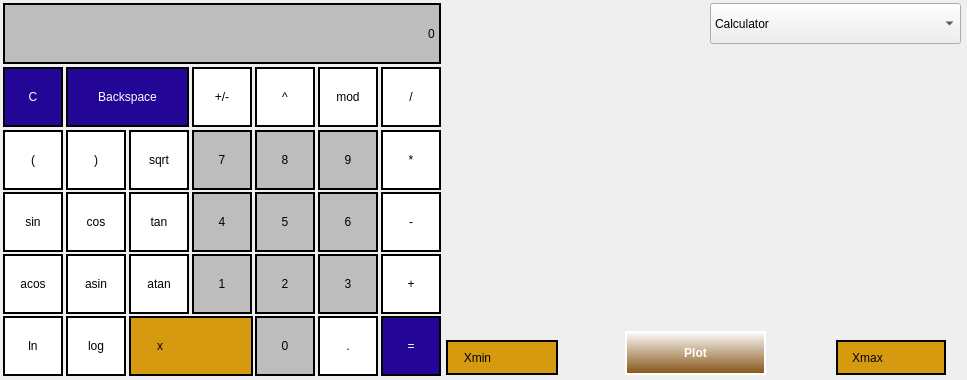
<?xml version="1.0" encoding="UTF-8"?>
<ui version="4.0">
 <class>Calculator</class>
 <widget class="QMainWindow" name="Calculator">
  <property name="geometry">
   <rect>
    <x>0</x>
    <y>0</y>
    <width>967</width>
    <height>380</height>
   </rect>
  </property>
  <property name="windowTitle">
   <string>MainWindow</string>
  </property>
  <widget class="QWidget" name="centralwidget">
   <widget class="QStackedWidget" name="stackedWidget">
    <property name="geometry">
     <rect>
      <x>0</x>
      <y>0</y>
      <width>961</width>
      <height>401</height>
     </rect>
    </property>
    <property name="currentIndex">
     <number>0</number>
    </property>
    <widget class="QWidget" name="page">
     <widget class="QLineEdit" name="lineEdit">
      <property name="geometry">
       <rect>
        <x>3</x>
        <y>3</y>
        <width>438</width>
        <height>61</height>
       </rect>
      </property>
      <property name="styleSheet">
       <string notr="true">QLineEdit {
	background-color: rgb(189, 189, 189);
	font: 18pt &quot;Serif&quot;;
	border-width: 1.5px;
    border-style: solid;
    border-color: black;
}</string>
      </property>
      <property name="text">
       <string>0</string>
      </property>
      <property name="alignment">
       <set>Qt::AlignRight|Qt::AlignTrailing|Qt::AlignVCenter</set>
      </property>
     </widget>
     <widget class="QPushButton" name="pushButton_47">
      <property name="geometry">
       <rect>
        <x>3</x>
        <y>316</y>
        <width>60</width>
        <height>60</height>
       </rect>
      </property>
      <property name="styleSheet">
       <string notr="true">QPushButton {
	
	
	background-color: rgb(255, 255, 255);
	font: 14pt &quot;Serif&quot;;
	
	color: rgb(0, 0, 0);
	border-width: 1.5px;
    border-style: solid;
    border-color: black;
}</string>
      </property>
      <property name="text">
       <string>ln</string>
      </property>
      <attribute name="buttonGroup">
       <string notr="true">functions</string>
      </attribute>
     </widget>
     <widget class="QPushButton" name="pushButton_41">
      <property name="geometry">
       <rect>
        <x>129</x>
        <y>192</y>
        <width>60</width>
        <height>60</height>
       </rect>
      </property>
      <property name="styleSheet">
       <string notr="true">QPushButton {
	
	
	background-color: rgb(255, 255, 255);
	font: 14pt &quot;Serif&quot;;
	
	color: rgb(0, 0, 0);
	border-width: 1.5px;
    border-style: solid;
    border-color: black;
}</string>
      </property>
      <property name="text">
       <string>tan</string>
      </property>
      <attribute name="buttonGroup">
       <string notr="true">functions</string>
      </attribute>
     </widget>
     <widget class="QPushButton" name="pushButton_6">
      <property name="geometry">
       <rect>
        <x>129</x>
        <y>130</y>
        <width>60</width>
        <height>60</height>
       </rect>
      </property>
      <property name="styleSheet">
       <string notr="true">QPushButton {
	
	
	background-color: rgb(255, 255, 255);
	font: 14pt &quot;Serif&quot;;
	
	color: rgb(0, 0, 0);
	border-width: 1.5px;
    border-style: solid;
    border-color: black;
}</string>
      </property>
      <property name="text">
       <string>sqrt</string>
      </property>
      <attribute name="buttonGroup">
       <string notr="true">functions</string>
      </attribute>
     </widget>
     <widget class="QPushButton" name="pushButton_43">
      <property name="geometry">
       <rect>
        <x>66</x>
        <y>254</y>
        <width>60</width>
        <height>60</height>
       </rect>
      </property>
      <property name="styleSheet">
       <string notr="true">QPushButton {
	
	
	background-color: rgb(255, 255, 255);
	font: 14pt &quot;Serif&quot;;
	
	color: rgb(0, 0, 0);
	border-width: 1.5px;
    border-style: solid;
    border-color: black;
}</string>
      </property>
      <property name="text">
       <string>asin</string>
      </property>
      <attribute name="buttonGroup">
       <string notr="true">functions</string>
      </attribute>
     </widget>
     <widget class="QPushButton" name="pushButton_AC">
      <property name="geometry">
       <rect>
        <x>66</x>
        <y>67</y>
        <width>123</width>
        <height>60</height>
       </rect>
      </property>
      <property name="styleSheet">
       <string notr="true">QPushButton {
	
	
	
	background-color: rgb(35, 6, 150);
	font: 14pt &quot;Serif&quot;;
	
	
	color: rgb(255, 255, 255);
	border-width: 1.5px;
    border-style: solid;
    border-color: black;
}</string>
      </property>
      <property name="text">
       <string>Backspace</string>
      </property>
     </widget>
     <widget class="QPushButton" name="pushButton_46">
      <property name="geometry">
       <rect>
        <x>66</x>
        <y>316</y>
        <width>60</width>
        <height>60</height>
       </rect>
      </property>
      <property name="styleSheet">
       <string notr="true">QPushButton {
	
	
	background-color: rgb(255, 255, 255);
	font: 14pt &quot;Serif&quot;;
	
	color: rgb(0, 0, 0);
	border-width: 1.5px;
    border-style: solid;
    border-color: black;
}</string>
      </property>
      <property name="text">
       <string>log</string>
      </property>
      <attribute name="buttonGroup">
       <string notr="true">functions</string>
      </attribute>
     </widget>
     <widget class="QPushButton" name="pushButton_C">
      <property name="geometry">
       <rect>
        <x>3</x>
        <y>67</y>
        <width>60</width>
        <height>60</height>
       </rect>
      </property>
      <property name="styleSheet">
       <string notr="true">QPushButton {
	
	
	
	background-color: rgb(35, 6, 150);
	font: 14pt &quot;Serif&quot;;
	
	
	color: rgb(255, 255, 255);
	border-width: 1.5px;
    border-style: solid;
    border-color: black;
}</string>
      </property>
      <property name="text">
       <string>C</string>
      </property>
     </widget>
     <widget class="QPushButton" name="pushButton_bracket_1">
      <property name="geometry">
       <rect>
        <x>3</x>
        <y>130</y>
        <width>60</width>
        <height>60</height>
       </rect>
      </property>
      <property name="styleSheet">
       <string notr="true">QPushButton {
	
	
	background-color: rgb(255, 255, 255);
	font: 14pt &quot;Serif&quot;;
	
	color: rgb(0, 0, 0);
	border-width: 1.5px;
    border-style: solid;
    border-color: black;
}</string>
      </property>
      <property name="text">
       <string>(</string>
      </property>
     </widget>
     <widget class="QPushButton" name="pushButton_5">
      <property name="geometry">
       <rect>
        <x>3</x>
        <y>192</y>
        <width>60</width>
        <height>60</height>
       </rect>
      </property>
      <property name="styleSheet">
       <string notr="true">QPushButton {
	
	
	background-color: rgb(255, 255, 255);
	font: 14pt &quot;Serif&quot;;
	
	color: rgb(0, 0, 0);
	border-width: 1.5px;
    border-style: solid;
    border-color: black;
}</string>
      </property>
      <property name="text">
       <string>sin</string>
      </property>
      <attribute name="buttonGroup">
       <string notr="true">functions</string>
      </attribute>
     </widget>
     <widget class="QPushButton" name="pushButton_39">
      <property name="geometry">
       <rect>
        <x>3</x>
        <y>254</y>
        <width>60</width>
        <height>60</height>
       </rect>
      </property>
      <property name="styleSheet">
       <string notr="true">QPushButton {
	
	
	background-color: rgb(255, 255, 255);
	font: 14pt &quot;Serif&quot;;
	
	color: rgb(0, 0, 0);
	border-width: 1.5px;
    border-style: solid;
    border-color: black;
}</string>
      </property>
      <property name="text">
       <string>acos</string>
      </property>
      <attribute name="buttonGroup">
       <string notr="true">functions</string>
      </attribute>
     </widget>
     <widget class="QPushButton" name="pushButton_40">
      <property name="geometry">
       <rect>
        <x>129</x>
        <y>254</y>
        <width>60</width>
        <height>60</height>
       </rect>
      </property>
      <property name="styleSheet">
       <string notr="true">QPushButton {
	
	
	background-color: rgb(255, 255, 255);
	font: 14pt &quot;Serif&quot;;
	
	color: rgb(0, 0, 0);
	border-width: 1.5px;
    border-style: solid;
    border-color: black;
}</string>
      </property>
      <property name="text">
       <string>atan</string>
      </property>
      <attribute name="buttonGroup">
       <string notr="true">functions</string>
      </attribute>
     </widget>
     <widget class="QPushButton" name="pushButton_42">
      <property name="geometry">
       <rect>
        <x>66</x>
        <y>192</y>
        <width>60</width>
        <height>60</height>
       </rect>
      </property>
      <property name="styleSheet">
       <string notr="true">QPushButton {
	
	
	background-color: rgb(255, 255, 255);
	font: 14pt &quot;Serif&quot;;
	
	color: rgb(0, 0, 0);
	border-width: 1.5px;
    border-style: solid;
    border-color: black;
}</string>
      </property>
      <property name="text">
       <string>cos</string>
      </property>
      <attribute name="buttonGroup">
       <string notr="true">functions</string>
      </attribute>
     </widget>
     <widget class="QPushButton" name="pushButton_bracket_2">
      <property name="geometry">
       <rect>
        <x>66</x>
        <y>130</y>
        <width>60</width>
        <height>60</height>
       </rect>
      </property>
      <property name="styleSheet">
       <string notr="true">QPushButton {
	
	
	background-color: rgb(255, 255, 255);
	font: 14pt &quot;Serif&quot;;
	
	color: rgb(0, 0, 0);
	border-width: 1.5px;
    border-style: solid;
    border-color: black;
}</string>
      </property>
      <property name="text">
       <string>)</string>
      </property>
     </widget>
     <widget class="QPushButton" name="pushButton_x">
      <property name="geometry">
       <rect>
        <x>129</x>
        <y>316</y>
        <width>60</width>
        <height>60</height>
       </rect>
      </property>
      <property name="styleSheet">
       <string notr="true">QPushButton {
	border-left-width: 1.5px;
border-bottom-width:1.5px;
border-top-width: 1.5px;
	
	
	background-color: rgb(213, 154, 16);
	font: 14pt &quot;Serif&quot;;
	
	color: rgb(0, 0, 0);
	
    border-style: solid;
    border-color: black;
}</string>
      </property>
      <property name="text">
       <string>x</string>
      </property>
     </widget>
     <widget class="QPushButton" name="pushButton_negate">
      <property name="geometry">
       <rect>
        <x>192</x>
        <y>67</y>
        <width>60</width>
        <height>60</height>
       </rect>
      </property>
      <property name="styleSheet">
       <string notr="true">QPushButton {
	
	
	background-color: rgb(255, 255, 255);
	font: 14pt &quot;Serif&quot;;
	
	color: rgb(0, 0, 0);
	border-width: 1.5px;
    border-style: solid;
    border-color: black;
}</string>
      </property>
      <property name="text">
       <string>+/-</string>
      </property>
     </widget>
     <widget class="QPushButton" name="pushButton_28">
      <property name="geometry">
       <rect>
        <x>192</x>
        <y>130</y>
        <width>60</width>
        <height>60</height>
       </rect>
      </property>
      <property name="styleSheet">
       <string notr="true">QPushButton {
	
	background-color: rgb(189, 189, 189);
	font: 14pt &quot;Serif&quot;;
	
	color: rgb(0, 0, 0);
	border-width: 1.5px;
    border-style: solid;
    border-color: black;
}</string>
      </property>
      <property name="text">
       <string>7</string>
      </property>
      <attribute name="buttonGroup">
       <string notr="true">digits</string>
      </attribute>
     </widget>
     <widget class="QPushButton" name="pushButton_mult">
      <property name="geometry">
       <rect>
        <x>381</x>
        <y>130</y>
        <width>60</width>
        <height>60</height>
       </rect>
      </property>
      <property name="styleSheet">
       <string notr="true">QPushButton {
	
	
	background-color: rgb(255, 255, 255);
	font: 14pt &quot;Serif&quot;;
	
	color: rgb(0, 0, 0);
	border-width: 1.5px;
    border-style: solid;
    border-color: black;
}</string>
      </property>
      <property name="text">
       <string>*</string>
      </property>
      <attribute name="buttonGroup">
       <string notr="true">arithmetic</string>
      </attribute>
     </widget>
     <widget class="QPushButton" name="pushButton_4">
      <property name="geometry">
       <rect>
        <x>318</x>
        <y>67</y>
        <width>60</width>
        <height>60</height>
       </rect>
      </property>
      <property name="styleSheet">
       <string notr="true">QPushButton {
	
	
	background-color: rgb(255, 255, 255);
	font: 14pt &quot;Serif&quot;;
	
	color: rgb(0, 0, 0);
	border-width: 1.5px;
    border-style: solid;
    border-color: black;
}</string>
      </property>
      <property name="text">
       <string>mod</string>
      </property>
      <attribute name="buttonGroup">
       <string notr="true">arithmetic</string>
      </attribute>
     </widget>
     <widget class="QPushButton" name="pushButton_31">
      <property name="geometry">
       <rect>
        <x>318</x>
        <y>254</y>
        <width>60</width>
        <height>60</height>
       </rect>
      </property>
      <property name="styleSheet">
       <string notr="true">QPushButton {
	
	background-color: rgb(189, 189, 189);
	font: 14pt &quot;Serif&quot;;
	
	color: rgb(0, 0, 0);
	border-width: 1.5px;
    border-style: solid;
    border-color: black;
}</string>
      </property>
      <property name="text">
       <string>3</string>
      </property>
      <attribute name="buttonGroup">
       <string notr="true">digits</string>
      </attribute>
     </widget>
     <widget class="QPushButton" name="pushButton_22">
      <property name="geometry">
       <rect>
        <x>381</x>
        <y>254</y>
        <width>60</width>
        <height>60</height>
       </rect>
      </property>
      <property name="styleSheet">
       <string notr="true">QPushButton {
	
	
	background-color: rgb(255, 255, 255);
	font: 14pt &quot;Serif&quot;;
	
	color: rgb(0, 0, 0);
	border-width: 1.5px;
    border-style: solid;
    border-color: black;
}</string>
      </property>
      <property name="text">
       <string>+</string>
      </property>
      <attribute name="buttonGroup">
       <string notr="true">arithmetic</string>
      </attribute>
     </widget>
     <widget class="QPushButton" name="pushButton_38">
      <property name="geometry">
       <rect>
        <x>381</x>
        <y>192</y>
        <width>60</width>
        <height>60</height>
       </rect>
      </property>
      <property name="styleSheet">
       <string notr="true">QPushButton {
	
	
	background-color: rgb(255, 255, 255);
	font: 14pt &quot;Serif&quot;;
	
	color: rgb(0, 0, 0);
	border-width: 1.5px;
    border-style: solid;
    border-color: black;
}</string>
      </property>
      <property name="text">
       <string>-</string>
      </property>
      <attribute name="buttonGroup">
       <string notr="true">arithmetic</string>
      </attribute>
     </widget>
     <widget class="QPushButton" name="pushButton_37">
      <property name="geometry">
       <rect>
        <x>255</x>
        <y>130</y>
        <width>60</width>
        <height>60</height>
       </rect>
      </property>
      <property name="styleSheet">
       <string notr="true">QPushButton {
	
	background-color: rgb(189, 189, 189);
	font: 14pt &quot;Serif&quot;;
	
	color: rgb(0, 0, 0);
	border-width: 1.5px;
    border-style: solid;
    border-color: black;
}</string>
      </property>
      <property name="text">
       <string>8</string>
      </property>
      <attribute name="buttonGroup">
       <string notr="true">digits</string>
      </attribute>
     </widget>
     <widget class="QPushButton" name="pushButton_36">
      <property name="geometry">
       <rect>
        <x>318</x>
        <y>192</y>
        <width>60</width>
        <height>60</height>
       </rect>
      </property>
      <property name="styleSheet">
       <string notr="true">QPushButton {
	
	background-color: rgb(189, 189, 189);
	font: 14pt &quot;Serif&quot;;
	
	color: rgb(0, 0, 0);
	border-width: 1.5px;
    border-style: solid;
    border-color: black;
}</string>
      </property>
      <property name="text">
       <string>6</string>
      </property>
      <attribute name="buttonGroup">
       <string notr="true">digits</string>
      </attribute>
     </widget>
     <widget class="QPushButton" name="pushButton_33">
      <property name="geometry">
       <rect>
        <x>192</x>
        <y>254</y>
        <width>60</width>
        <height>60</height>
       </rect>
      </property>
      <property name="styleSheet">
       <string notr="true">QPushButton {
	
	background-color: rgb(189, 189, 189);
	font: 14pt &quot;Serif&quot;;
	
	color: rgb(0, 0, 0);
	border-width: 1.5px;
    border-style: solid;
    border-color: black;
}</string>
      </property>
      <property name="text">
       <string>1</string>
      </property>
      <attribute name="buttonGroup">
       <string notr="true">digits</string>
      </attribute>
     </widget>
     <widget class="QPushButton" name="pushButton_eq">
      <property name="geometry">
       <rect>
        <x>381</x>
        <y>316</y>
        <width>60</width>
        <height>60</height>
       </rect>
      </property>
      <property name="styleSheet">
       <string notr="true">QPushButton {
	
	
	
	background-color: rgb(35, 6, 150);
	font: 14pt &quot;Serif&quot;;
	
	
	color: rgb(255, 255, 255);
	border-width: 1.5px;
    border-style: solid;
    border-color: black;
}</string>
      </property>
      <property name="text">
       <string>=</string>
      </property>
     </widget>
     <widget class="QPushButton" name="pushButton_27">
      <property name="geometry">
       <rect>
        <x>255</x>
        <y>67</y>
        <width>60</width>
        <height>60</height>
       </rect>
      </property>
      <property name="styleSheet">
       <string notr="true">QPushButton {
	
	
	background-color: rgb(255, 255, 255);
	font: 14pt &quot;Serif&quot;;
	
	color: rgb(0, 0, 0);
	border-width: 1.5px;
    border-style: solid;
    border-color: black;
}</string>
      </property>
      <property name="text">
       <string>^</string>
      </property>
      <attribute name="buttonGroup">
       <string notr="true">arithmetic</string>
      </attribute>
     </widget>
     <widget class="QPushButton" name="pushButton_30">
      <property name="geometry">
       <rect>
        <x>318</x>
        <y>130</y>
        <width>60</width>
        <height>60</height>
       </rect>
      </property>
      <property name="styleSheet">
       <string notr="true">QPushButton {
	
	background-color: rgb(189, 189, 189);
	font: 14pt &quot;Serif&quot;;
	
	color: rgb(0, 0, 0);
	border-width: 1.5px;
    border-style: solid;
    border-color: black;
}</string>
      </property>
      <property name="text">
       <string>9</string>
      </property>
      <attribute name="buttonGroup">
       <string notr="true">digits</string>
      </attribute>
     </widget>
     <widget class="QPushButton" name="pushButton_26">
      <property name="geometry">
       <rect>
        <x>255</x>
        <y>316</y>
        <width>60</width>
        <height>60</height>
       </rect>
      </property>
      <property name="styleSheet">
       <string notr="true">QPushButton {
	
	background-color: rgb(189, 189, 189);
	font: 14pt &quot;Serif&quot;;
	
	color: rgb(0, 0, 0);
	border-width: 1.5px;
    border-style: solid;
    border-color: black;
}</string>
      </property>
      <property name="text">
       <string>0</string>
      </property>
      <attribute name="buttonGroup">
       <string notr="true">digits</string>
      </attribute>
     </widget>
     <widget class="QPushButton" name="pushButton_24">
      <property name="geometry">
       <rect>
        <x>255</x>
        <y>254</y>
        <width>60</width>
        <height>60</height>
       </rect>
      </property>
      <property name="styleSheet">
       <string notr="true">QPushButton {
	
	background-color: rgb(189, 189, 189);
	font: 14pt &quot;Serif&quot;;
	
	color: rgb(0, 0, 0);
	border-width: 1.5px;
    border-style: solid;
    border-color: black;
}</string>
      </property>
      <property name="text">
       <string>2</string>
      </property>
      <attribute name="buttonGroup">
       <string notr="true">digits</string>
      </attribute>
     </widget>
     <widget class="QPushButton" name="pushButton_32">
      <property name="geometry">
       <rect>
        <x>255</x>
        <y>192</y>
        <width>60</width>
        <height>60</height>
       </rect>
      </property>
      <property name="styleSheet">
       <string notr="true">QPushButton {
	
	background-color: rgb(189, 189, 189);
	font: 14pt &quot;Serif&quot;;
	
	color: rgb(0, 0, 0);
	border-width: 1.5px;
    border-style: solid;
    border-color: black;
}</string>
      </property>
      <property name="text">
       <string>5</string>
      </property>
      <attribute name="buttonGroup">
       <string notr="true">digits</string>
      </attribute>
     </widget>
     <widget class="QPushButton" name="pushButton_25">
      <property name="geometry">
       <rect>
        <x>192</x>
        <y>192</y>
        <width>60</width>
        <height>60</height>
       </rect>
      </property>
      <property name="styleSheet">
       <string notr="true">QPushButton {
	
	background-color: rgb(189, 189, 189);
	font: 14pt &quot;Serif&quot;;
	
	color: rgb(0, 0, 0);
	border-width: 1.5px;
    border-style: solid;
    border-color: black;
}</string>
      </property>
      <property name="text">
       <string>4</string>
      </property>
      <attribute name="buttonGroup">
       <string notr="true">digits</string>
      </attribute>
     </widget>
     <widget class="QPushButton" name="pushButton_29">
      <property name="geometry">
       <rect>
        <x>381</x>
        <y>67</y>
        <width>60</width>
        <height>60</height>
       </rect>
      </property>
      <property name="styleSheet">
       <string notr="true">QPushButton {
	
	
	background-color: rgb(255, 255, 255);
	font: 14pt &quot;Serif&quot;;
	
	color: rgb(0, 0, 0);
	border-width: 1.5px;
    border-style: solid;
    border-color: black;
}</string>
      </property>
      <property name="text">
       <string>/</string>
      </property>
      <attribute name="buttonGroup">
       <string notr="true">arithmetic</string>
      </attribute>
     </widget>
     <widget class="QPushButton" name="pushButton_dot">
      <property name="geometry">
       <rect>
        <x>318</x>
        <y>316</y>
        <width>60</width>
        <height>60</height>
       </rect>
      </property>
      <property name="styleSheet">
       <string notr="true">QPushButton {
	
	
	background-color: rgb(255, 255, 255);
	font: 14pt &quot;Serif&quot;;
	
	color: rgb(0, 0, 0);
	border-width: 1.5px;
    border-style: solid;
    border-color: black;
}</string>
      </property>
      <property name="text">
       <string>.</string>
      </property>
     </widget>
     <widget class="QLineEdit" name="lineEdit_2">
      <property name="geometry">
       <rect>
        <x>189</x>
        <y>316</y>
        <width>64</width>
        <height>60</height>
       </rect>
      </property>
      <property name="styleSheet">
       <string notr="true">QLineEdit {
	
	background-color: rgb(213, 154, 16);
	font: 14pt &quot;Serif&quot;;
	border-right-width: 1.5px;
border-bottom-width:1.5px;
border-top-width: 1.5px;

    border-style: solid;
    border-color: black;
}</string>
      </property>
      <property name="text">
       <string/>
      </property>
      <property name="alignment">
       <set>Qt::AlignRight|Qt::AlignTrailing|Qt::AlignVCenter</set>
      </property>
     </widget>
     <widget class="QPushButton" name="pushButton_graph">
      <property name="geometry">
       <rect>
        <x>625</x>
        <y>331</y>
        <width>141</width>
        <height>44</height>
       </rect>
      </property>
      <property name="styleSheet">
       <string notr="true">background-color: qlineargradient(spread:pad, x1:1, y1:1, x2:1, y2:0, stop:0 rgba(131, 80, 18, 255), stop:1 rgba(255, 255, 255, 255));
	font: 14pt &quot;Serif&quot;;
	
	font: bold;
	
color: rgb(255, 255, 255);
	border-width: 1.5px;
border-color: white;
    border-style: solid;</string>
      </property>
      <property name="text">
       <string>Plot</string>
      </property>
     </widget>
     <widget class="QCustomPlot" name="graph" native="true">
      <property name="geometry">
       <rect>
        <x>446</x>
        <y>50</y>
        <width>501</width>
        <height>281</height>
       </rect>
      </property>
     </widget>
     <widget class="QLineEdit" name="lineEdit_xmax">
      <property name="geometry">
       <rect>
        <x>896</x>
        <y>340</y>
        <width>50</width>
        <height>35</height>
       </rect>
      </property>
      <property name="styleSheet">
       <string notr="true">QLineEdit {
	
	background-color: rgb(213, 154, 16);
	font: 14pt &quot;Serif&quot;;
	border-right-width: 1.5px;
border-bottom-width:1.5px;
border-top-width: 1.5px;

    border-style: solid;
    border-color: black;
}</string>
      </property>
      <property name="text">
       <string/>
      </property>
      <property name="alignment">
       <set>Qt::AlignRight|Qt::AlignTrailing|Qt::AlignVCenter</set>
      </property>
     </widget>
     <widget class="QPushButton" name="pushButton_xmax">
      <property name="geometry">
       <rect>
        <x>836</x>
        <y>340</y>
        <width>61</width>
        <height>35</height>
       </rect>
      </property>
      <property name="styleSheet">
       <string notr="true">QPushButton {
	border-left-width: 1.5px;
border-bottom-width:1.5px;
border-top-width: 1.5px;
	
	
	background-color: rgb(213, 154, 16);
	font: 14pt &quot;Serif&quot;;
	
	color: rgb(0, 0, 0);
	
    border-style: solid;
    border-color: black;
}</string>
      </property>
      <property name="text">
       <string>Xmax</string>
      </property>
     </widget>
     <widget class="QLineEdit" name="lineEdit_xmin">
      <property name="geometry">
       <rect>
        <x>507</x>
        <y>340</y>
        <width>51</width>
        <height>35</height>
       </rect>
      </property>
      <property name="styleSheet">
       <string notr="true">QLineEdit {
	
	background-color: rgb(213, 154, 16);
	font: 14pt &quot;Serif&quot;;
	border-right-width: 1.5px;
border-bottom-width:1.5px;
border-top-width: 1.5px;

    border-style: solid;
    border-color: black;
}</string>
      </property>
      <property name="text">
       <string/>
      </property>
      <property name="alignment">
       <set>Qt::AlignRight|Qt::AlignTrailing|Qt::AlignVCenter</set>
      </property>
     </widget>
     <widget class="QPushButton" name="pushButton_xmin">
      <property name="geometry">
       <rect>
        <x>446</x>
        <y>340</y>
        <width>61</width>
        <height>35</height>
       </rect>
      </property>
      <property name="styleSheet">
       <string notr="true">QPushButton {
	border-left-width: 1.5px;
border-bottom-width:1.5px;
border-top-width: 1.5px;
	
	
	background-color: rgb(213, 154, 16);
	font: 14pt &quot;Serif&quot;;
	
	color: rgb(0, 0, 0);
	
    border-style: solid;
    border-color: black;
}</string>
      </property>
      <property name="text">
       <string>Xmin</string>
      </property>
     </widget>
     <widget class="QComboBox" name="comboBox_menu">
      <property name="geometry">
       <rect>
        <x>710</x>
        <y>3</y>
        <width>251</width>
        <height>41</height>
       </rect>
      </property>
      <property name="styleSheet">
       <string notr="true">color: rgb(0, 0, 0);
font: 14pt &quot;Serif&quot;;
</string>
      </property>
      <item>
       <property name="text">
        <string>Calculator</string>
       </property>
       <property name="icon">
        <iconset>
         <normalon>../icon.png</normalon>
        </iconset>
       </property>
      </item>
      <item>
       <property name="text">
        <string>Credit Calculator</string>
       </property>
      </item>
     </widget>
    </widget>
    <widget class="QWidget" name="page_2">
     <property name="styleSheet">
      <string notr="true">background-color: #22222e;</string>
     </property>
     <widget class="QLineEdit" name="lineEdit_rate">
      <property name="geometry">
       <rect>
        <x>230</x>
        <y>140</y>
        <width>200</width>
        <height>31</height>
       </rect>
      </property>
      <property name="styleSheet">
       <string notr="true">background-color: rgb(255, 255, 255);
font: 11pt &quot;Serif&quot;;</string>
      </property>
     </widget>
     <widget class="QLineEdit" name="lineEdit_amount">
      <property name="geometry">
       <rect>
        <x>230</x>
        <y>40</y>
        <width>200</width>
        <height>31</height>
       </rect>
      </property>
      <property name="styleSheet">
       <string notr="true">background-color: rgb(255, 255, 255);
font: 11pt &quot;Serif&quot;;</string>
      </property>
     </widget>
     <widget class="QComboBox" name="comboBox_term">
      <property name="geometry">
       <rect>
        <x>360</x>
        <y>90</y>
        <width>71</width>
        <height>31</height>
       </rect>
      </property>
      <property name="styleSheet">
       <string notr="true">color: rgb(255, 255, 255);</string>
      </property>
      <item>
       <property name="text">
        <string>years</string>
       </property>
      </item>
      <item>
       <property name="text">
        <string>month</string>
       </property>
      </item>
     </widget>
     <widget class="QPushButton" name="pushButton_calculate">
      <property name="geometry">
       <rect>
        <x>10</x>
        <y>310</y>
        <width>421</width>
        <height>44</height>
       </rect>
      </property>
      <property name="styleSheet">
       <string notr="true">
	font: 14pt &quot;Serif&quot;;
	
	font: bold;
	
color: rgb(255, 255, 255);
	border-width: 1.5px;
border-color: white;
    border-style: solid;</string>
      </property>
      <property name="text">
       <string>Calculate</string>
      </property>
     </widget>
     <widget class="QRadioButton" name="radioButton_ann">
      <property name="geometry">
       <rect>
        <x>230</x>
        <y>190</y>
        <width>200</width>
        <height>21</height>
       </rect>
      </property>
      <property name="styleSheet">
       <string notr="true">background-color: rgb(255, 255, 255);
font: 11pt &quot;Serif&quot;;</string>
      </property>
      <property name="text">
       <string>Annuity</string>
      </property>
      <property name="checked">
       <bool>true</bool>
      </property>
     </widget>
     <widget class="QRadioButton" name="radioButton_diff">
      <property name="geometry">
       <rect>
        <x>230</x>
        <y>220</y>
        <width>200</width>
        <height>21</height>
       </rect>
      </property>
      <property name="styleSheet">
       <string notr="true">background-color: rgb(255, 255, 255);
font: 11pt &quot;Serif&quot;;</string>
      </property>
      <property name="text">
       <string>Differentiated</string>
      </property>
     </widget>
     <widget class="QTextEdit" name="textEdit_result">
      <property name="geometry">
       <rect>
        <x>450</x>
        <y>50</y>
        <width>511</width>
        <height>321</height>
       </rect>
      </property>
      <property name="styleSheet">
       <string notr="true">color: rgb(255, 255, 255);
font: 9pt &quot;Serif&quot;;</string>
      </property>
     </widget>
     <widget class="QLabel" name="label">
      <property name="geometry">
       <rect>
        <x>10</x>
        <y>40</y>
        <width>200</width>
        <height>31</height>
       </rect>
      </property>
      <property name="styleSheet">
       <string notr="true">background-color: #22222e;
font: 11pt &quot;Serif&quot;;
color: rgb(255, 255, 255);</string>
      </property>
      <property name="text">
       <string>Total credit amount</string>
      </property>
     </widget>
     <widget class="QLabel" name="label_2">
      <property name="geometry">
       <rect>
        <x>10</x>
        <y>90</y>
        <width>200</width>
        <height>31</height>
       </rect>
      </property>
      <property name="styleSheet">
       <string notr="true">background-color: #22222e;
font: 11pt &quot;Serif&quot;;
color: rgb(255, 255, 255);</string>
      </property>
      <property name="text">
       <string>Term</string>
      </property>
     </widget>
     <widget class="QLabel" name="label_3">
      <property name="geometry">
       <rect>
        <x>10</x>
        <y>140</y>
        <width>200</width>
        <height>31</height>
       </rect>
      </property>
      <property name="styleSheet">
       <string notr="true">background-color: #22222e;
font: 11pt &quot;Serif&quot;;
color: rgb(255, 255, 255);</string>
      </property>
      <property name="text">
       <string>Insert rate (%)</string>
      </property>
     </widget>
     <widget class="QLabel" name="label_4">
      <property name="geometry">
       <rect>
        <x>10</x>
        <y>190</y>
        <width>200</width>
        <height>31</height>
       </rect>
      </property>
      <property name="styleSheet">
       <string notr="true">background-color: #22222e;
font: 11pt &quot;Serif&quot;;
color: rgb(255, 255, 255);</string>
      </property>
      <property name="text">
       <string>Type</string>
      </property>
     </widget>
     <widget class="QLineEdit" name="lineEdit_term">
      <property name="geometry">
       <rect>
        <x>230</x>
        <y>90</y>
        <width>121</width>
        <height>31</height>
       </rect>
      </property>
      <property name="styleSheet">
       <string notr="true">background-color: rgb(255, 255, 255);
font: 11pt &quot;Serif&quot;;</string>
      </property>
     </widget>
     <widget class="QComboBox" name="comboBox_menu2">
      <property name="geometry">
       <rect>
        <x>710</x>
        <y>3</y>
        <width>251</width>
        <height>41</height>
       </rect>
      </property>
      <property name="styleSheet">
       <string notr="true">color: rgb(255, 255, 255);
font: 14pt &quot;Serif&quot;;
</string>
      </property>
      <item>
       <property name="text">
        <string>Credit Calculator</string>
       </property>
       <property name="icon">
        <iconset>
         <normalon>../icon2.png</normalon>
        </iconset>
       </property>
      </item>
      <item>
       <property name="text">
        <string>Calculator</string>
       </property>
      </item>
     </widget>
    </widget>
   </widget>
  </widget>
 </widget>
 <customwidgets>
  <customwidget>
   <class>QCustomPlot</class>
   <extends>QWidget</extends>
   <header location="global">qcustomplot.h</header>
   <container>1</container>
  </customwidget>
 </customwidgets>
 <resources/>
 <connections/>
 <buttongroups>
  <buttongroup name="arithmetic"/>
  <buttongroup name="functions"/>
  <buttongroup name="digits"/>
 </buttongroups>
</ui>
